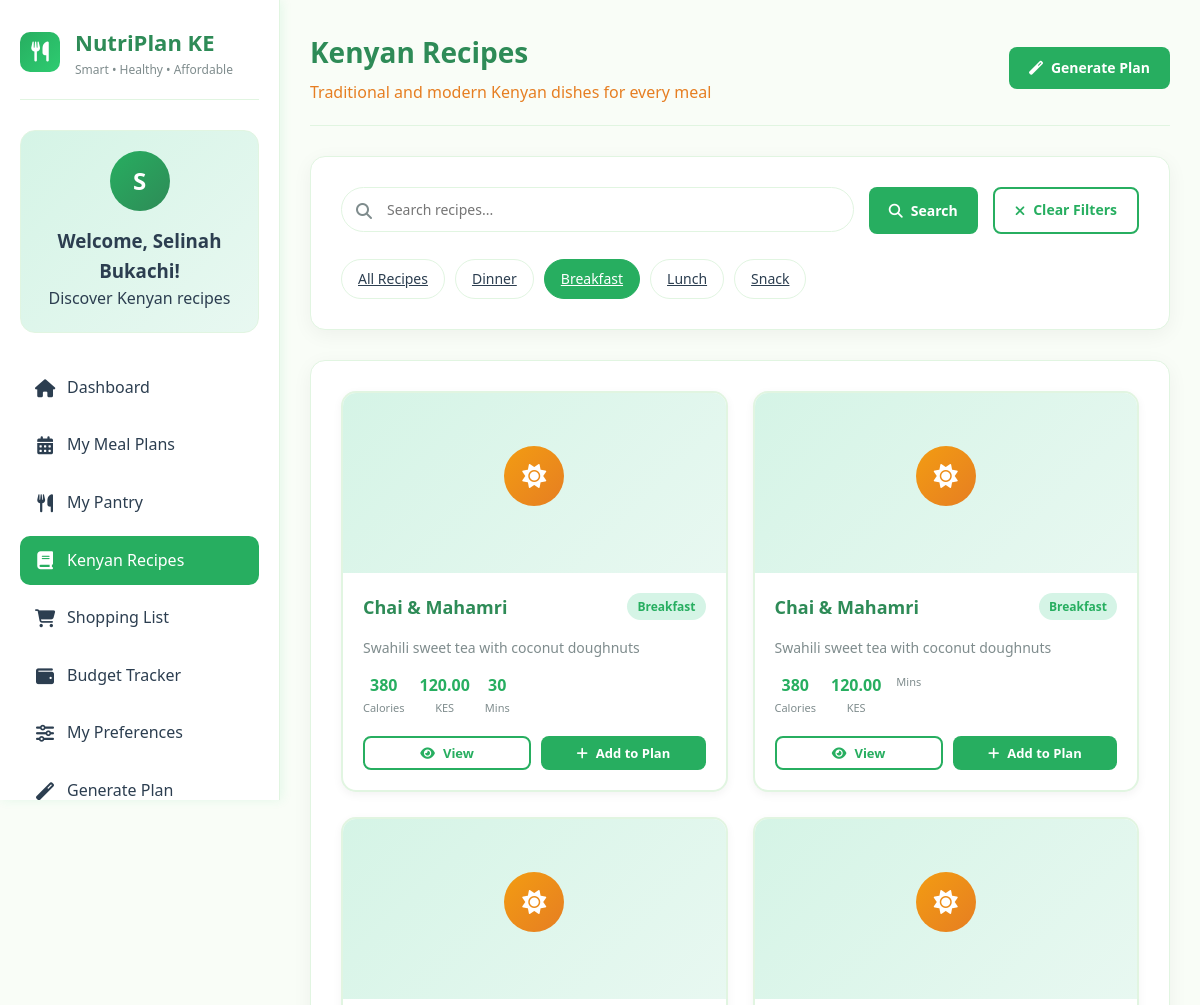
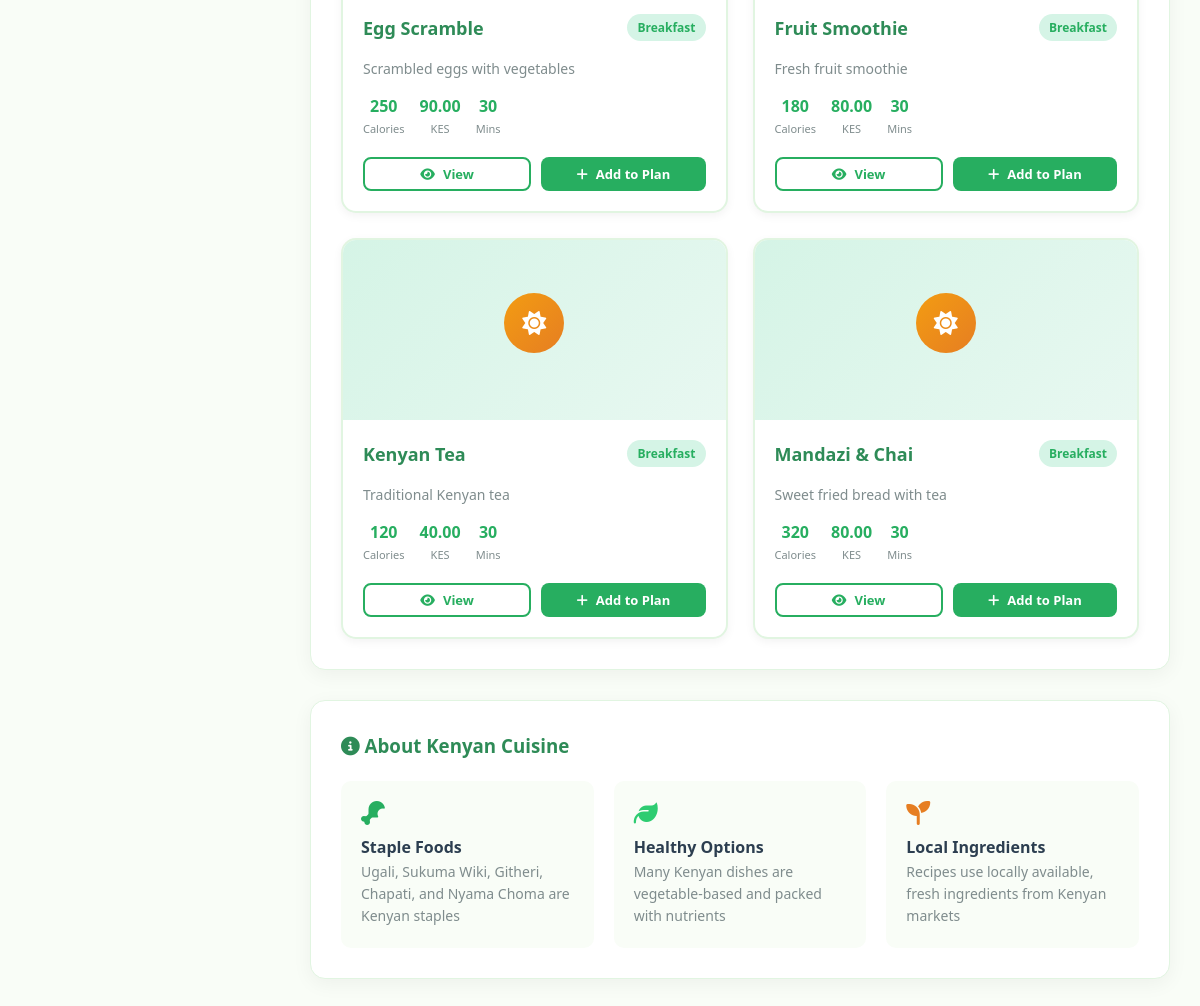
The app's page /recipes.php?category=Breakfast (signed in) with its own data (2 pictures, top to bottom).
### tables this page shows
CREATE TABLE `recipes` (
  `recipe_id` int(11) NOT NULL,
  `recipe_name` varchar(100) NOT NULL,
  `description` text DEFAULT NULL,
  `instructions` text NOT NULL,
  `prep_time` varchar(50) DEFAULT NULL,
  `serving_size` int(11) DEFAULT NULL,
  `meal_type` varchar(50) DEFAULT NULL,
  `estimated_cost` decimal(10,2) DEFAULT NULL,
  `calories` int(11) DEFAULT NULL,
  `protein` decimal(5,2) DEFAULT NULL,
  `carbs` decimal(5,2) DEFAULT NULL,
  `fats` decimal(5,2) DEFAULT NULL,
  `image` varchar(255) DEFAULT NULL,
  `created_at` timestamp NOT NULL DEFAULT current_timestamp()
);

### recipes.php (the view, shortened to what this page needs)
<?php
require_once 'config.php';
$user_name = $_SESSION['full_name'];
$recipes_query = "SELECT * FROM recipes ORDER BY meal_type, recipe_name";
$recipes_result = mysqli_query($conn, $recipes_query);
$categories_query = "SELECT DISTINCT meal_type FROM recipes";
$categories_result = mysqli_query($conn, $categories_query);
$categories = [];
while ($cat = mysqli_fetch_assoc($categories_result)) {
    $categories[] = $cat['meal_type'];
}
$search = '';
$category_filter = '';
if (isset($_GET['category']) && !empty($_GET['category'])) {
    $category = mysqli_real_escape_string($conn, $_GET['category']);
    $recipes_query = "SELECT * FROM recipes WHERE meal_type = '$category' ORDER BY recipe_name";
    $recipes_result = mysqli_query($conn, $recipes_query);
    $category_filter = $category;
}
?>
<!DOCTYPE html>
<html lang="en">
<head>
    <link rel="stylesheet" href="https://cdnjs.cloudflare.com/ajax/libs/font-awesome/6.4.0/css/all.min.css">
</head>
<body>
    <div class="dashboard-container">
        <aside class="sidebar">
            <div class="logo">
                <div class="logo-icon">
                    <i class="fas fa-utensils"></i>
                </div>
                <div class="logo-text">
                    <h2>NutriPlan KE</h2>
                    <p>Smart • Healthy • Affordable</p>
                </div>
            </div>
            <div class="user-welcome">
                <div class="user-avatar">
                    <?php echo strtoupper(substr($user_name, 0, 1)); ?>
                </div>
                <h3>Welcome, <?php echo htmlspecialchars($user_name); ?>!</h3>
                <p>Discover Kenyan recipes</p>
            </div>
            <ul class="nav-menu">
                <li><a href="dashboard.php"><i class="fas fa-home"></i> Dashboard</a></li>
                <li><a href="meal_plan.php"><i class="fas fa-calendar-alt"></i> My Meal Plans</a></li>
                <li><a href="pantry.php"><i class="fas fa-utensils"></i> My Pantry</a></li>
                <li><a href="recipes.php" class="active"><i class="fas fa-book"></i> Kenyan Recipes</a></li>
                <li><a href="shopping-list.php"><i class="fas fa-shopping-cart"></i> Shopping List</a></li>
                <li><a href="budget.php"><i class="fas fa-wallet"></i> Budget Tracker</a></li>
                <li><a href="preferences.php"><i class="fas fa-sliders-h"></i> My Preferences</a></li>
                <li><a href="create-plan.php"><i class="fas fa-magic"></i> Generate Plan</a></li>
            </ul>
        </aside>
        <main class="main-content">
            <div class="top-header">
                <div class="welcome-message">
                    <h1>Kenyan Recipes</h1>
                    <p>Traditional and modern Kenyan dishes for every meal</p>
                </div>
                <div class="header-actions">
                    <a href="create-plan.php" class="btn btn-primary">
                        <i class="fas fa-magic"></i> Generate Plan
                    </a>
                </div>
            </div>
            <div class="content-section">
                <form method="GET" action="" class="search-filter">
                    <div class="search-box">
                        <i class="fas fa-search"></i>
                        <input type="text" name="search" placeholder="Search recipes..." value="<?php echo htmlspecialchars($search); ?>">
                    </div>
                    <button type="submit" class="btn btn-primary">
                        <i class="fas fa-search"></i> Search
                    </button>
                    <?php if (!empty($search) || !empty($category_filter)): ?>
                        <a href="recipes.php" class="btn btn-outline">
                            <i class="fas fa-times"></i> Clear Filters
                        </a>
                    <?php endif; ?>
                </form>
                <div class="category-filter">
                    <a href="recipes.php" class="category-btn <?php echo empty($category_filter) ? 'active' : ''; ?>">
                        All Recipes
                    </a>
                    <?php foreach ($categories as $category): ?>
                        <a href="?category=<?php echo urlencode($category); ?>"
                           class="category-btn <?php echo $category_filter == $category ? 'active' : ''; ?>">
                            <?php echo htmlspecialchars($category); ?>
                        </a>
                    <?php endforeach; ?>
                </div>
            </div>
            <div class="content-section">
                <?php if (mysqli_num_rows($recipes_result) > 0): ?>
                    <?php if (empty($category_filter) && empty($search)): ?>
                        <?php
                        mysqli_data_seek($recipes_result, 0);
                        $recipes_by_category = [];
                        while ($recipe = mysqli_fetch_assoc($recipes_result)) {
                            $recipes_by_category[$recipe['meal_type']][] = $recipe;
                        }
                        foreach ($recipes_by_category as $category => $category_recipes):
                            $icon_class = strtolower($category) . '-icon';
                            $category_icon = '';
                            switch($category) {
                                case 'Breakfast': $category_icon = 'fas fa-sun'; break;
                                case 'Lunch': $category_icon = 'fas fa-sun'; break;
                                case 'Dinner': $category_icon = 'fas fa-moon'; break;
                                case 'Snack': $category_icon = 'fas fa-apple-alt'; break;
                                default: $category_icon = 'fas fa-utensils';
                            }
                        ?>
                            <div class="category-section">
                                <h3><i class="<?php echo $category_icon; ?>"></i> <?php echo htmlspecialchars($category); ?> Recipes</h3>
                                <div class="recipes-grid">
                                    <?php foreach ($category_recipes as $recipe): ?>
                                        <div class="recipe-card">
                                            <div class="recipe-image">
                                                <div class="recipe-icon <?php echo $icon_class; ?>">
                                                    <i class="<?php echo $category_icon; ?>"></i>
                                                </div>
                                            </div>
                                            <div class="recipe-content">
                                                <div class="recipe-header">
                                                    <h3><?php echo htmlspecialchars($recipe['recipe_name']); ?></h3>
                                                    <span class="recipe-category"><?php echo htmlspecialchars($category); ?></span>
                                                </div>
                                                <p class="recipe-description">
                                                    <?php echo htmlspecialchars($recipe['description'] ?? 'Traditional Kenyan dish'); ?>
                                                </p>
                                                <div class="recipe-details">
                                                    <div class="recipe-nutrition">
                                                        <div class="nutrition-item">
                                                            <span class="nutrition-value"><?php echo $recipe['calories'] ?? '300'; ?></span>
                                                            <span class="nutrition-label">Calories</span>
                                                        </div>
                                                        <div class="nutrition-item">
                                                            <span class="nutrition-value"><?php echo $recipe['estimated_cost']; ?></span>
                                                            <span class="nutrition-label">KES</span>
                                                        </div>
                                                        <div class="nutrition-item">
                                                            <span class="nutrition-value"><?php echo $recipe['prep_time'] ?? '30'; ?></span>
                                                            <span class="nutrition-label">Mins</span>
                                                        </div>
                                                    </div>
                                                </div>
                                                <div class="recipe-actions">
                                                    <button class="btn btn-sm btn-outline" onclick="viewRecipe(<?php echo $recipe['recipe_id']; ?>)">
                                                        <i class="fas fa-eye"></i> View
                                                    </button>
                                                    <button class="btn btn-sm btn-primary" onclick="addToPlan(<?php echo $recipe['recipe_id']; ?>)">
                                                        <i class="fas fa-plus"></i> Add to Plan
                                                    </button>
                                                </div>
                                            </div>
                                        </div>
                                    <?php endforeach; ?>
                                </div>
                            </div>
                        <?php endforeach; ?>
                    <?php else: ?>
                        <div class="recipes-grid">
                            <?php while ($recipe = mysqli_fetch_assoc($recipes_result)):
                                $icon_class = strtolower($recipe['meal_type']) . '-icon';
                                $category_icon = '';
                                switch($recipe['meal_type']) {
                                    case 'Breakfast': $category_icon = 'fas fa-sun'; break;
                                }
                            ?>
                                <div class="recipe-card">
                                    <div class="recipe-image">
                                        <div class="recipe-icon <?php echo $icon_class; ?>">
                                            <i class="<?php echo $category_icon; ?>"></i>
                                        </div>
                                    </div>
                                    <div class="recipe-content">
                                        <div class="recipe-header">
                                            <h3><?php echo htmlspecialchars($recipe['recipe_name']); ?></h3>
                                            <span class="recipe-category"><?php echo htmlspecialchars($recipe['meal_type']); ?></span>
                                        </div>
                                        <p class="recipe-description">
                                            <?php echo htmlspecialchars($recipe['description'] ?? 'Traditional Kenyan dish'); ?>
                                        </p>
                                        <div class="recipe-details">
                                            <div class="recipe-nutrition">
                                                <div class="nutrition-item">
                                                    <span class="nutrition-value"><?php echo $recipe['calories'] ?? '300'; ?></span>
                                                    <span class="nutrition-label">Calories</span>
                                                </div>
                                                <div class="nutrition-item">
                                                    <span class="nutrition-value"><?php echo $recipe['estimated_cost']; ?></span>
                                                    <span class="nutrition-label">KES</span>
                                                </div>
                                                <div class="nutrition-item">
                                                    <span class="nutrition-value"><?php echo $recipe['prep_time'] ?? '30'; ?></span>
                                                    <span class="nutrition-label">Mins</span>
                                                </div>
                                            </div>
                                        </div>
                                        <div class="recipe-actions">
                                            <button class="btn btn-sm btn-outline" onclick="viewRecipe(<?php echo $recipe['recipe_id']; ?>)">
                                                <i class="fas fa-eye"></i> View
                                            </button>
                                            <button class="btn btn-sm btn-primary" onclick="addToPlan(<?php echo $recipe['recipe_id']; ?>)">
                                                <i class="fas fa-plus"></i> Add to Plan
                                            </button>
                                        </div>
                                    </div>
                                </div>
                            <?php endwhile; ?>
                        </div>
                    <?php endif; ?>
                <?php endif; ?>
            </div>
            <div class="content-section">
                <h3 style="color: var(--dark-green); margin-bottom: 20px;">
                    <i class="fas fa-info-circle"></i> About Kenyan Cuisine
                </h3>
                <div style="display: grid; grid-template-columns: repeat(auto-fit, minmax(250px, 1fr)); gap: 20px; margin-top: 20px;">
                    <div style="background: var(--light-bg); padding: 20px; border-radius: 10px;">
                        <i class="fas fa-drumstick-bite" style="color: var(--primary-green); font-size: 24px; margin-bottom: 10px;"></i>
                        <h4>Staple Foods</h4>
                        <p style="color: var(--text-light); font-size: 14px;">
                            Ugali, Sukuma Wiki, Githeri, Chapati, and Nyama Choma are Kenyan staples
                        </p>
                    </div>
                    <div style="background: var(--light-bg); padding: 20px; border-radius: 10px;">
                        <i class="fas fa-leaf" style="color: var(--secondary-green); font-size: 24px; margin-bottom: 10px;"></i>
                        <h4>Healthy Options</h4>
                        <p style="color: var(--text-light); font-size: 14px;">
                            Many Kenyan dishes are vegetable-based and packed with nutrients
                        </p>
                    </div>
                    <div style="background: var(--light-bg); padding: 20px; border-radius: 10px;">
                        <i class="fas fa-seedling" style="color: var(--accent-orange); font-size: 24px; margin-bottom: 10px;"></i>
                        <h4>Local Ingredients</h4>
                        <p style="color: var(--text-light); font-size: 14px;">
                            Recipes use locally available, fresh ingredients from Kenyan markets
                        </p>
                    </div>
                </div>
            </div>
        </main>
    </div>
</body>
</html>

### records on screen
recipes: recipe_name "Chai & Mahamri", meal_type "Breakfast", description "Swahili sweet tea with coconut doughnuts", calories "380", estimated_cost "120.00", prep_time "30"
recipes: recipe_name "Chai & Mahamri", meal_type "Breakfast", description "Swahili sweet tea with coconut doughnuts", calories "380", estimated_cost "120.00"
recipes: recipe_name "Egg Scramble", meal_type "Breakfast", description "Scrambled eggs with vegetables", calories "250", estimated_cost "90.00", prep_time "30"
recipes: recipe_name "Fruit Smoothie", meal_type "Breakfast", description "Fresh fruit smoothie", calories "180", estimated_cost "80.00", prep_time "30"
recipes: recipe_name "Kenyan Tea", meal_type "Breakfast", description "Traditional Kenyan tea", calories "120", estimated_cost "40.00", prep_time "30"
recipes: recipe_name "Mandazi & Chai", meal_type "Breakfast", description "Sweet fried bread with tea", calories "320", estimated_cost "80.00", prep_time "30"

### other values on screen
substr($user_name, 0, 1) "S"
$user_name "Selinah Bukachi"
$category "Dinner"
$category "Breakfast"
$category "Lunch"
$category "Snack"
